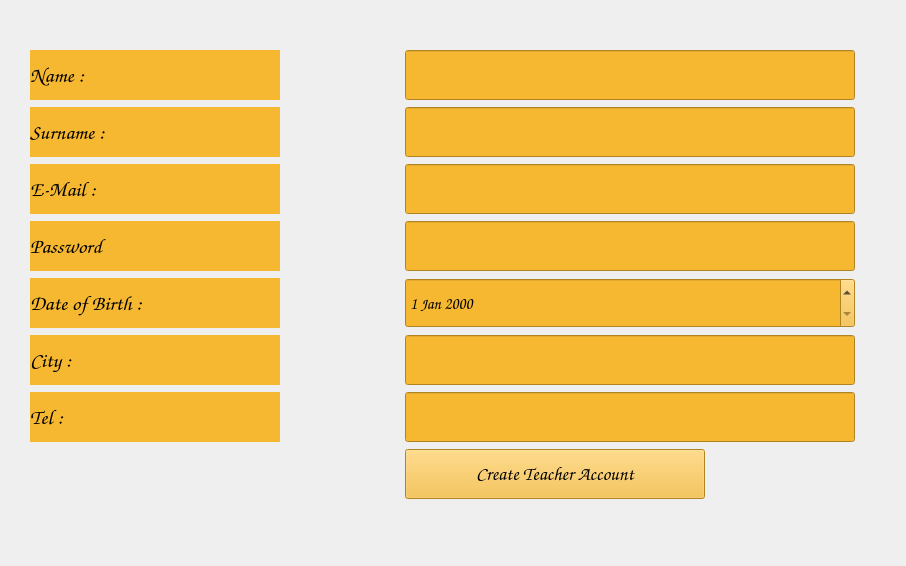
    <widget class="QWidget" name="admin_page">
     <attribute name="title">
      <string>Admin</string>
     </attribute>
     <widget class="QWidget" name="formLayoutWidget">
      <property name="geometry">
       <rect>
        <x>30</x>
        <y>50</y>
        <width>867</width>
        <height>507</height>
       </rect>
      </property>
      <layout class="QFormLayout" name="formLayout">
       <property name="horizontalSpacing">
        <number>125</number>
       </property>
       <property name="verticalSpacing">
        <number>7</number>
       </property>
       <property name="leftMargin">
        <number>0</number>
       </property>
       <item row="0" column="0">
        <widget class="QLabel" name="label_profile_name_admin">
         <property name="minimumSize">
          <size>
           <width>250</width>
           <height>50</height>
          </size>
         </property>
         <property name="maximumSize">
          <size>
           <width>250</width>
           <height>50</height>
          </size>
         </property>
         <property name="font">
          <font>
           <family>Comic Sans MS</family>
           <pointsize>16</pointsize>
           <weight>75</weight>
           <bold>true</bold>
          </font>
         </property>
         <property name="styleSheet">
          <string notr="true">background-color: rgb(246, 184, 49);
color: rgb(0, 0, 0);</string>
         </property>
         <property name="text">
          <string>Name :</string>
         </property>
        </widget>
       </item>
       <item row="1" column="0">
        <widget class="QLabel" name="label_profile_surname_admin">
         <property name="minimumSize">
          <size>
           <width>250</width>
           <height>50</height>
          </size>
         </property>
         <property name="maximumSize">
          <size>
           <width>250</width>
           <height>50</height>
          </size>
         </property>
         <property name="font">
          <font>
           <family>Comic Sans MS</family>
           <pointsize>16</pointsize>
           <weight>75</weight>
           <bold>true</bold>
          </font>
         </property>
         <property name="styleSheet">
          <string notr="true">background-color: rgb(246, 184, 49);
color: rgb(0, 0, 0);</string>
         </property>
         <property name="text">
          <string>Surname :</string>
         </property>
        </widget>
       </item>
       <item row="1" column="1">
        <widget class="QLineEdit" name="teache_surname_admin">
         <property name="minimumSize">
          <size>
           <width>450</width>
           <height>50</height>
          </size>
         </property>
         <property name="maximumSize">
          <size>
           <width>450</width>
           <height>50</height>
          </size>
         </property>
         <property name="font">
          <font>
           <family>Comic Sans MS</family>
           <pointsize>12</pointsize>
          </font>
         </property>
         <property name="styleSheet">
          <string notr="true">color: rgb(0, 0, 0);
background-color: rgb(246, 184, 49);</string>
         </property>
        </widget>
       </item>
       <item row="2" column="0">
        <widget class="QLabel" name="label_profile_mail_admin">
         <property name="minimumSize">
          <size>
           <width>250</width>
           <height>50</height>
          </size>
         </property>
         <property name="maximumSize">
          <size>
           <width>250</width>
           <height>50</height>
          </size>
         </property>
         <property name="font">
          <font>
           <family>Comic Sans MS</family>
           <pointsize>16</pointsize>
           <weight>75</weight>
           <bold>true</bold>
          </font>
         </property>
         <property name="styleSheet">
          <string notr="true">background-color: rgb(246, 184, 49);
color: rgb(0, 0, 0);</string>
         </property>
         <property name="text">
          <string>E-Mail :</string>
         </property>
        </widget>
       </item>
       <item row="2" column="1">
        <widget class="QLineEdit" name="teacher_email_admin">
         <property name="minimumSize">
          <size>
           <width>450</width>
           <height>50</height>
          </size>
         </property>
         <property name="maximumSize">
          <size>
           <width>450</width>
           <height>50</height>
          </size>
         </property>
         <property name="font">
          <font>
           <family>Comic Sans MS</family>
           <pointsize>12</pointsize>
          </font>
         </property>
         <property name="styleSheet">
          <string notr="true">background-color: rgb(246, 184, 49);
color: rgb(0, 0, 0);</string>
         </property>
        </widget>
       </item>
       <item row="3" column="0">
        <widget class="QLabel" name="label_profile_birth_admin_2">
         <property name="minimumSize">
          <size>
           <width>250</width>
           <height>50</height>
          </size>
         </property>
         <property name="maximumSize">
          <size>
           <width>250</width>
           <height>50</height>
          </size>
         </property>
         <property name="font">
          <font>
           <family>Comic Sans MS</family>
           <pointsize>16</pointsize>
           <weight>75</weight>
           <bold>true</bold>
          </font>
         </property>
         <property name="styleSheet">
          <string notr="true">background-color: rgb(246, 184, 49);
color: rgb(0, 0, 0);</string>
         </property>
         <property name="text">
          <string>Password</string>
         </property>
        </widget>
       </item>
       <item row="3" column="1">
        <widget class="QLineEdit" name="teacher_password_admin">
         <property name="minimumSize">
          <size>
           <width>450</width>
           <height>50</height>
          </size>
         </property>
         <property name="maximumSize">
          <size>
           <width>450</width>
           <height>50</height>
          </size>
         </property>
         <property name="font">
          <font>
           <family>Comic Sans MS</family>
           <pointsize>12</pointsize>
          </font>
         </property>
         <property name="styleSheet">
          <string notr="true">background-color: rgb(246, 184, 49);
color: rgb(0, 0, 0);</string>
         </property>
        </widget>
       </item>
       <item row="5" column="0">
        <widget class="QLabel" name="label_profile_birth_admin">
         <property name="minimumSize">
          <size>
           <width>250</width>
           <height>50</height>
          </size>
         </property>
         <property name="maximumSize">
          <size>
           <width>250</width>
           <height>50</height>
          </size>
         </property>
         <property name="font">
          <font>
           <family>Comic Sans MS</family>
           <pointsize>16</pointsize>
           <weight>75</weight>
           <bold>true</bold>
          </font>
         </property>
         <property name="styleSheet">
          <string notr="true">background-color: rgb(246, 184, 49);
color: rgb(0, 0, 0);</string>
         </property>
         <property name="text">
          <string>Date of Birth :</string>
         </property>
        </widget>
       </item>
       <item row="5" column="1">
        <widget class="QDateEdit" name="teacher_birthdate_admin">
         <property name="minimumSize">
          <size>
           <width>450</width>
           <height>50</height>
          </size>
         </property>
         <property name="maximumSize">
          <size>
           <width>450</width>
           <height>50</height>
          </size>
         </property>
         <property name="font">
          <font>
           <family>Comic Sans MS</family>
           <pointsize>12</pointsize>
           <weight>75</weight>
           <bold>true</bold>
          </font>
         </property>
         <property name="styleSheet">
          <string notr="true">background-color: rgb(246, 184, 49);
color: rgb(0, 0, 0);</string>
         </property>
        </widget>
       </item>
       <item row="8" column="0">
        <widget class="QLabel" name="label_profile_city_admin">
         <property name="minimumSize">
          <size>
           <width>250</width>
           <height>50</height>
          </size>
         </property>
         <property name="maximumSize">
          <size>
           <width>250</width>
           <height>50</height>
          </size>
         </property>
         <property name="font">
          <font>
           <family>Comic Sans MS</family>
           <pointsize>16</pointsize>
           <weight>75</weight>
           <bold>true</bold>
          </font>
         </property>
         <property name="styleSheet">
          <string notr="true">background-color: rgb(246, 184, 49);
color: rgb(0, 0, 0);</string>
         </property>
         <property name="text">
          <string>City :</string>
         </property>
        </widget>
       </item>
       <item row="8" column="1">
        <widget class="QLineEdit" name="teacher_city_admin">
         <property name="minimumSize">
          <size>
           <width>450</width>
           <height>50</height>
          </size>
         </property>
         <property name="maximumSize">
          <size>
           <width>450</width>
           <height>50</height>
          </size>
         </property>
         <property name="font">
          <font>
           <family>Comic Sans MS</family>
           <pointsize>12</pointsize>
          </font>
         </property>
         <property name="styleSheet">
          <string notr="true">background-color: rgb(246, 184, 49);
color: rgb(0, 0, 0);</string>
         </property>
        </widget>
       </item>
       <item row="9" column="0">
        <widget class="QLabel" name="label_profile_tel_admin">
         <property name="minimumSize">
          <size>
           <width>250</width>
           <height>50</height>
          </size>
         </property>
         <property name="maximumSize">
          <size>
           <width>250</width>
           <height>50</height>
          </size>
         </property>
         <property name="font">
          <font>
           <family>Comic Sans MS</family>
           <pointsize>16</pointsize>
           <weight>75</weight>
           <bold>true</bold>
          </font>
         </property>
         <property name="styleSheet">
          <string notr="true">background-color: rgb(246, 184, 49);
color: rgb(0, 0, 0);</string>
         </property>
         <property name="text">
          <string>Tel :</string>
         </property>
        </widget>
       </item>
       <item row="9" column="1">
        <widget class="QLineEdit" name="teacher_tel_admin">
         <property name="minimumSize">
          <size>
           <width>450</width>
           <height>50</height>
          </size>
         </property>
         <property name="maximumSize">
          <size>
           <width>450</width>
           <height>50</height>
          </size>
         </property>
         <property name="font">
          <font>
           <family>Comic Sans MS</family>
           <pointsize>12</pointsize>
          </font>
         </property>
         <property name="styleSheet">
          <string notr="true">background-color: rgb(246, 184, 49);
color: rgb(0, 0, 0);</string>
         </property>
        </widget>
       </item>
       <item row="0" column="1">
        <widget class="QLineEdit" name="teacher_name_admin">
         <property name="minimumSize">
          <size>
           <width>450</width>
           <height>50</height>
          </size>
         </property>
         <property name="maximumSize">
          <size>
           <width>450</width>
           <height>50</height>
          </size>
         </property>
         <property name="font">
          <font>
           <family>Comic Sans MS</family>
           <pointsize>12</pointsize>
          </font>
         </property>
         <property name="styleSheet">
          <string notr="true">background-color: rgb(246, 184, 49);
color: rgb(0, 0, 0);</string>
         </property>
        </widget>
       </item>
       <item row="10" column="1">
        <widget class="QPushButton" name="create_teacher_account_button">
         <property name="minimumSize">
          <size>
           <width>300</width>
           <height>50</height>
          </size>
         </property>
         <property name="maximumSize">
          <size>
           <width>270</width>
           <height>50</height>
          </size>
         </property>
         <property name="font">
          <font>
           <family>Comic Sans MS</family>
           <pointsize>14</pointsize>
           <weight>75</weight>
           <bold>true</bold>
          </font>
         </property>
         <property name="styleSheet">
          <string notr="true">background-color: rgb(246, 184, 49);
color: rgb(0, 0, 0);</string>
         </property>
         <property name="text">
          <string>Create Teacher Account</string>
         </property>
        </widget>
       </item>
      </layout>
     </widget>
    </widget>
